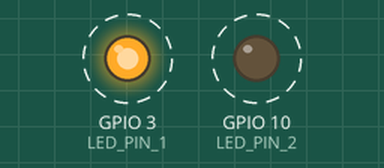
Simulated run of this program. Board: ESP32-S3. Parts: output pins drawn as LEDs (lit = HIGH). Dashed ring = blinking.

Above: at 0.15 s.
Timing chart, 0 to 3.0 s (numbered marks = the images above):
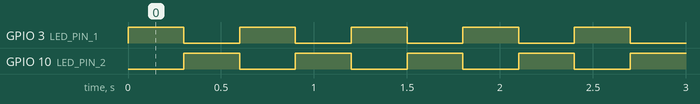

The program:

main.cpp
```cpp
#include <Arduino.h>

#define DELAY_MS 300
#define LED_PIN_1 3
#define LED_PIN_2 10

void blink();

void setup() {
  digitalWrite(LED_BUILTIN, LOW);

  pinMode(LED_PIN_1, OUTPUT);
  pinMode(LED_PIN_2, OUTPUT);
}

void loop() {
  blink();
}

void blink() {
  digitalWrite(LED_PIN_1, HIGH);
  digitalWrite(LED_PIN_2, LOW);
  delay(DELAY_MS);

  digitalWrite(LED_PIN_1, LOW);
  digitalWrite(LED_PIN_2, HIGH);
  delay(DELAY_MS);
}
```

Measured:
- by itself, GPIO 3 (LED_PIN_1), GPIO 10 (LED_PIN_2): alternates HIGH for 0.30 s and LOW for 0.30 s
